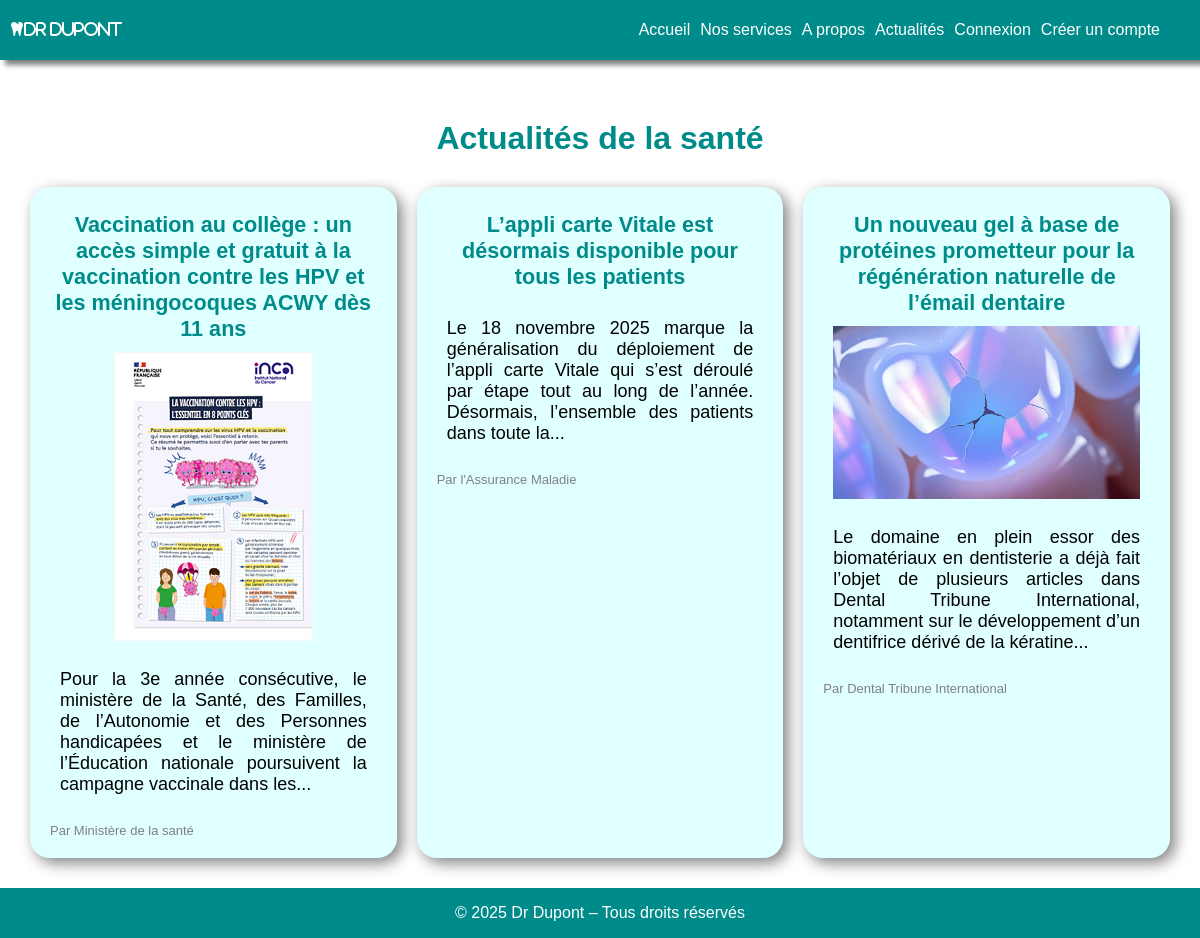
Page /index.php?page=news on the committed database.
### tables this page shows
CREATE TABLE `posts` (
  `id` bigint(20) NOT NULL,
  `title` varchar(255) NOT NULL,
  `content` text NOT NULL,
  `author` varchar(255) NOT NULL,
  `url` varchar(255) NOT NULL,
  `image` varchar(255) DEFAULT NULL
);

### controllers/PostsController.php (called while the page is built, shortened)
<?php
require_once "models/PostsManager.php";
class PostsController
{
    public function news()
    {
        $postsManager = new PostsManager();
        $articles = $postsManager->getPosts();
        require 'views/news.php';
    }
}

### models/PostsManager.php (called while the page is built, shortened)
<?php
require_once 'models/Post.php';
class PostsManager
{
    private function connectDB()
    {
        $pdo = new PDO("mysql:host=localhost;dbname=dupont;charset=utf8", "root", "");
        $pdo->setAttribute(PDO::ATTR_ERRMODE, PDO::ERRMODE_EXCEPTION);
        return $pdo;
    }
    public function getPosts(): array
    {
        $pdo = $this->connectDB();
        $request = $pdo->query("SELECT * FROM posts");
        $articles = $request->fetchAll();
        $posts = [];
        foreach ($articles as $article) {
            $posts[] = new Post($article);
        }
        return $posts;
    }
}

### models/Post.php (called while the page is built, shortened)
<?php
class Post
{
    private int $id;
    private string $title;
    private string $author;
    private ?string $image;
    private string $description;
    private function limitWords($text, $limit = 30)
    {
        $word = explode(' ', strip_tags($text));
        if (count($word) > $limit) {
            $word = array_slice($word, 0, $limit);
            $text = implode(' ', $word) . '...';
        }
        return $text;
    }
    public function __construct($data)
    {
        $this->id = $data["id"];
        $this->title = $data["title"];
        $this->author = $data["author"];
        $this->image = $data["image"] ?? null;
        $this->description = $this->limitWords($data['content'], 30);
    }
    public function getId()
    {
        return $this->id;
    }
    public function getTitle()
    {
        return $this->title;
    }
    public function getAuthor()
    {
        return $this->author;
    }
    public function getImage()
    {
        return $this->image;
    }
    public function getDescription()
    {
        return $this->description;
    }
}

### Views/news.php (the view)
<?php include 'header.php'; ?>
<div class="newsPage">
    <h1 class="title">Actualités de la santé</h1>
    <div class="articles">
        <?php foreach ($articles as $article) { ?>
            <article class="card">
                <h2 class="titlecard"><a href="index.php?page=article&id=<?php echo $article->getId(); ?>"
                        class="link"><?php echo $article->getTitle(); ?></a></h2>
                <div class="articleCard">
                    <?php if ($article->getImage()) { ?>
                        <img class="articleImg" src="assets/<?php echo $article->getImage(); ?>"
                            alt="<?php echo $article->getTitle(); ?>">
                    <?php } ?>
                    <p><?php echo $article->getDescription(); ?></p>
                </div>
                <span class="author">Par <?php echo $article->getAuthor(); ?></span>
            </article>
        <?php } ?>
    </div>
</div>
<?php include 'footer.php'; ?>

### style.css (style rules this page uses)
html { height: 100%; width: 100%; margin: 0; }
body { display: flex; flex-direction: column; min-height: 100%; width: 100%; margin: 0; font-family: 'Gill Sans', 'Gill Sans MT', Calibri, 'Trebuchet MS', sans-serif; }
a { text-decoration: none; }
.home, .newsPage, .aboutPage, .servicePage, .servicesAdmin, .postsAdmin, .patientsAdmin, .appointmentPage { margin: auto 30px; margin-top: 50px; display: flex; flex-direction: column; justify-content: center; }
.articles { display: grid; grid: auto / 1fr 1fr 1fr; gap: 20px; }
.title { font-size: xx-large; color: darkcyan; text-align: center; margin: 30px auto; font-weight: bold; }
h2, h3 { margin: 30px auto; text-align: center; padding: 10px auto; font-weight: bold; color: darkcyan; }
h2 { font-size: x-large; }
.card { background-color: lightcyan; border-radius: 20px; box-shadow: 5px 5px 15px gray; padding: 20px; text-align: justify; margin-bottom: 30px; }
.titlecard { text-align: center; font-size: 1.2em; color: darkcyan; margin: 5px auto; }
.articleCard { display: flex; flex-direction: column; align-items: center; gap: 10px; margin: 10px; }
.author { color: gray; font-size: small; display: flex; justify-content: space-between; align-items: center; }
.link { color: darkcyan; text-align: end; }
.articleImg { max-width: 100%; }

### rows in the picture
posts: title "Vaccination au collège : un accès simple et gratuit à la vaccination contre les HPV et les méningocoques ACWY dès 11 ans", image (picture), content "Pour la 3e année consécutive, le ministère de la Santé, des Familles, de l’Autonomie et des Personnes handicapées et le ministère de l’Éducation nationale poursuivent la campagne vaccinale dans les...", author "Ministère de la santé"
posts: title "L’appli carte Vitale est désormais disponible pour tous les patients", content "Le 18 novembre 2025 marque la généralisation du déploiement de l’appli carte Vitale qui s’est déroulé par étape tout au long de l’année. Désormais, l’ensemble des patients dans toute la...", author "l'Assurance Maladie"
posts: title "Un nouveau gel à base de protéines prometteur pour la régénération naturelle de l’émail dentaire", image (picture), content "Le domaine en plein essor des biomatériaux en dentisterie a déjà fait l’objet de plusieurs articles dans Dental Tribune International, notamment sur le développement d’un dentifrice dérivé de la kératine...", author "Dental Tribune International"
